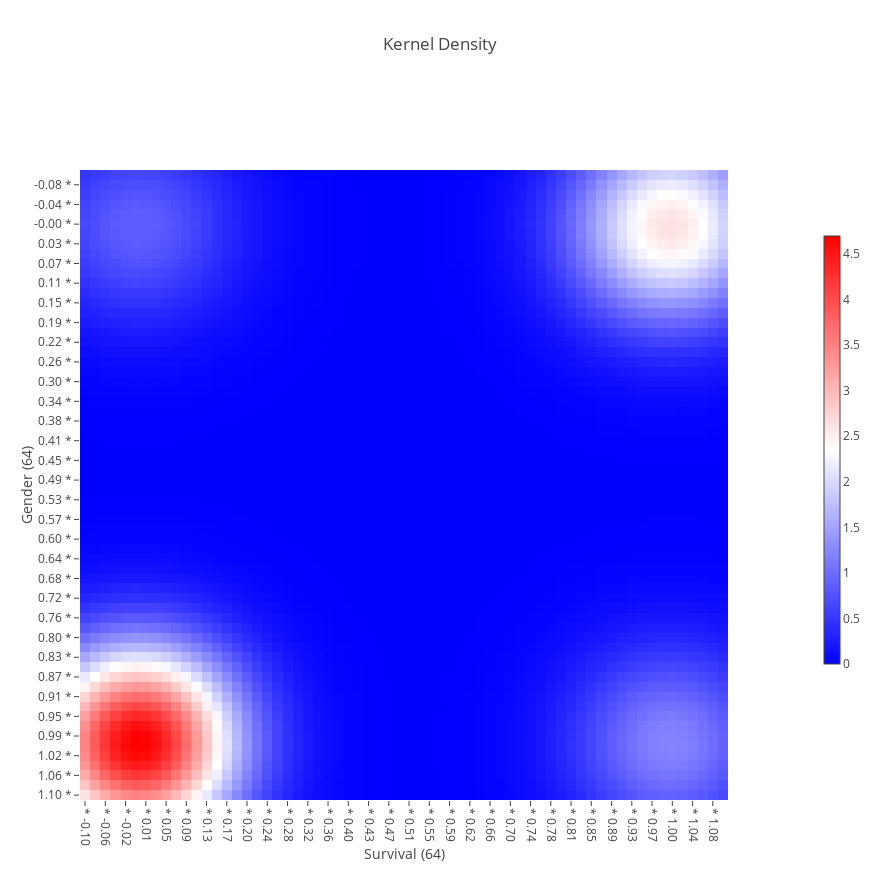
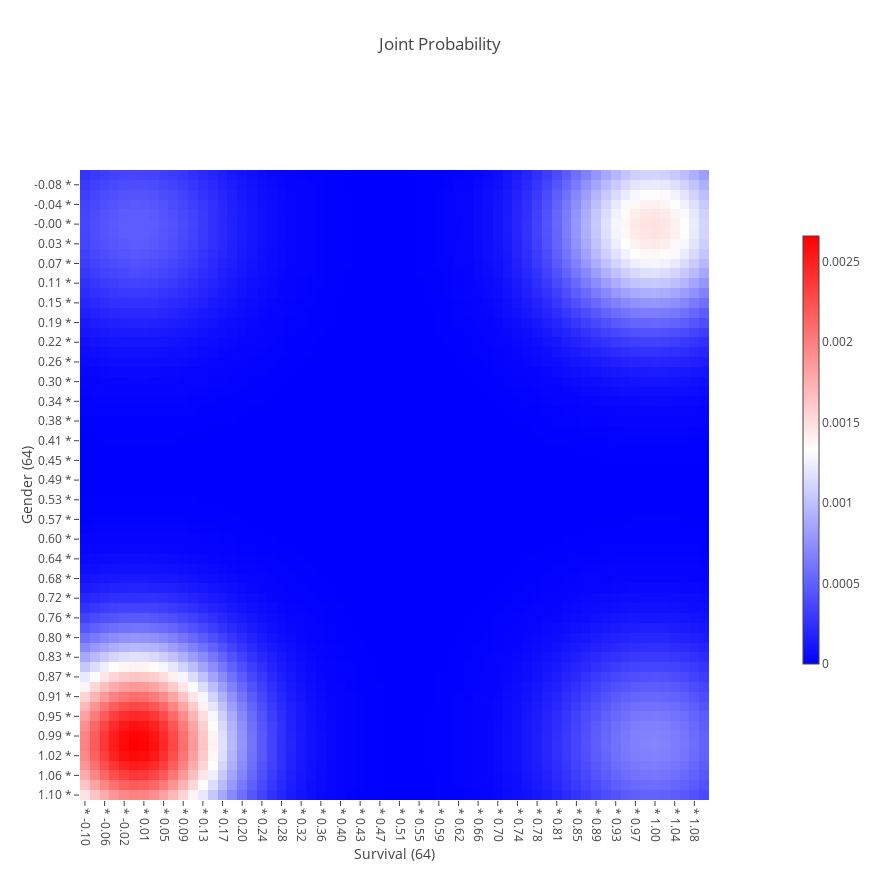
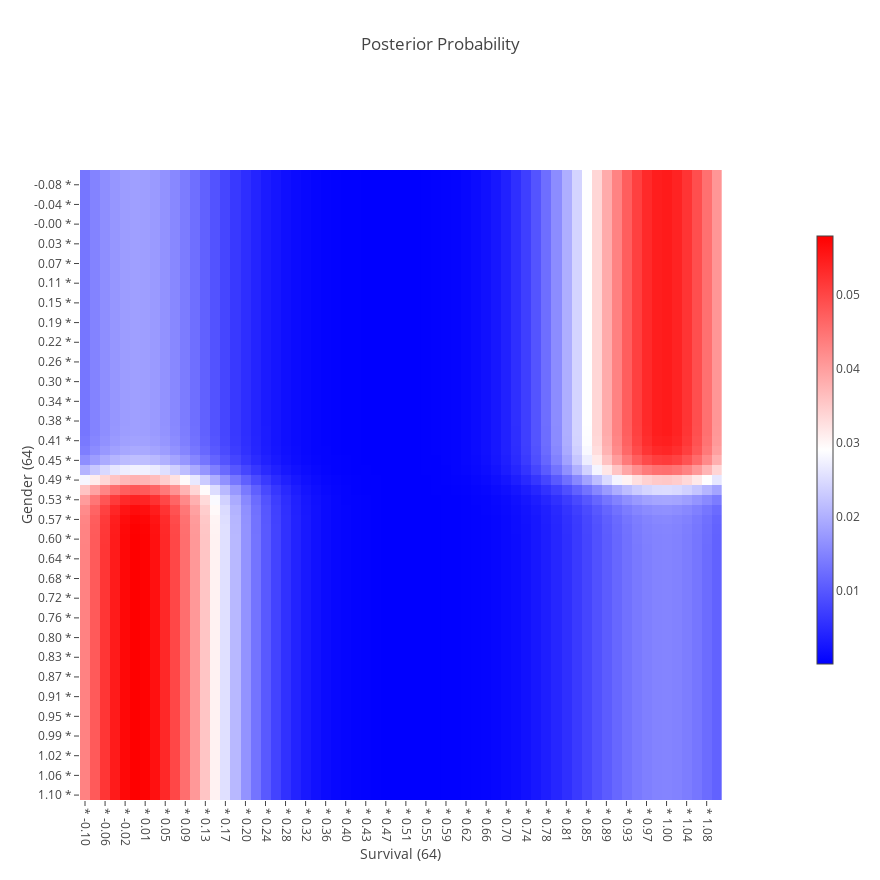
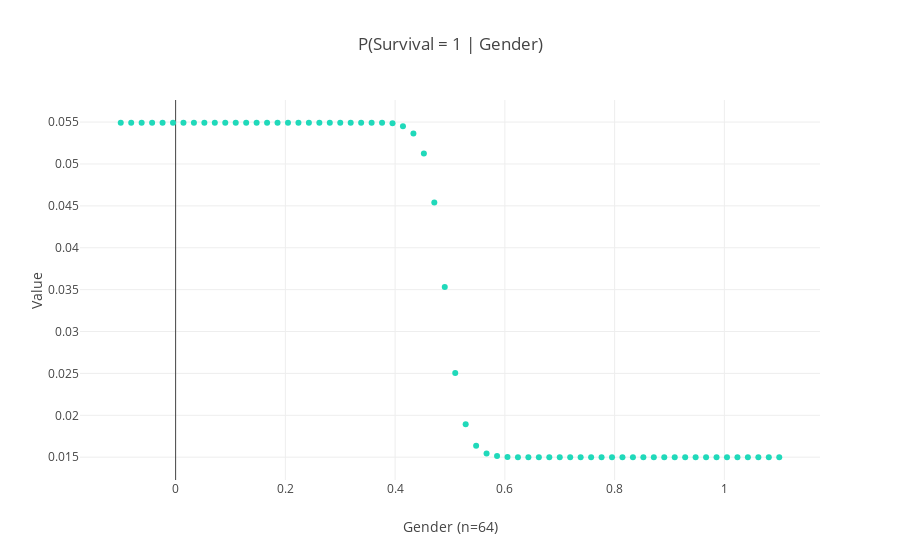

The notebook cell saved with these charts, in order:
### Code cell
observation_x_dimension = np.asarray((g, s)).T

n_dimension = observation_x_dimension.shape[1]

p_s1__g = kraft.infer(
    observation_x_dimension,
    target_dimension_value=target_dimension_value,
    dimension_fraction_grid_extensions=(fraction_grid_extension,)*n_dimension,
    dimension_n_grids=(n_grid,)*n_dimension,
    dimension_names=(g.name, s.name),
)

### Figure 1 — Plotly figure (JSON) as saved in the notebook; plotly's stock layout.template omitted (floating-point values rounded to 4 significant figures; data arrays with more than 128 entries replaced by an {"elided": "..."} marker saying what was removed)
{"data": [{"colorbar": {"len": 0.64, "thickness": 16}, "colorscale": {"elided": "256x2 mixed values"}, "type": "heatmap", "uid": "856e7af4-e885-41f4-8202-d39e1c864502", "x": ["* -0.10", "* -0.08", "* -0.06", "* -0.04", "* -0.02", "* -0.00", "* 0.01", "* 0.03", "* 0.05", "* 0.07", "* 0.09", "* 0.11", "* 0.13", "* 0.15", "* 0.17", "* 0.19", "* 0.20", "* 0.22", "* 0.24", "* 0.26", "* 0.28", "* 0.30", "* 0.32", "* 0.34", "* 0.36", "* 0.38", "* 0.40", "* 0.41", "* 0.43", "* 0.45", "* 0.47", "* 0.49", "* 0.51", "* 0.53", "* 0.55", "* 0.57", "* 0.59", "* 0.60", "* 0.62", "* 0.64", "* 0.66", "* 0.68", "* 0.70", "* 0.72", "* 0.74", "* 0.76", "* 0.78", "* 0.80", "* 0.81", "* 0.83", "* 0.85", "* 0.87", "* 0.89", "* 0.91", "* 0.93", "* 0.95", "* 0.97", "* 0.99", "* 1.00", "* 1.02", "* 1.04", "* 1.06", "* 1.08", "* 1.10"], "y": ["1.10 *", "1.08 *", "1.06 *", "1.04 *", "1.02 *", "1.00 *", "0.99 *", "0.97 *", "0.95 *", "0.93 *", "0.91 *", "0.89 *", "0.87 *", "0.85 *", "0.83 *", "0.81 *", "0.80 *", "0.78 *", "0.76 *", "0.74 *", "0.72 *", "0.70 *", "0.68 *", "0.66 *", "0.64 *", "0.62 *", "0.60 *", "0.59 *", "0.57 *", "0.55 *", "0.53 *", "0.51 *", "0.49 *", "0.47 *", "0.45 *", "0.43 *", "0.41 *", "0.40 *", "0.38 *", "0.36 *", "0.34 *", "0.32 *", "0.30 *", "0.28 *", "0.26 *", "0.24 *", "0.22 *", "0.20 *", "0.19 *", "0.17 *", "0.15 *", "0.13 *", "0.11 *", "0.09 *", "0.07 *", "0.05 *", "0.03 *", "0.01 *", "-0.00 *", "-0.02 *", "-0.04 *", "-0.06 *", "-0.08 *", "-0.10 *"], "z": {"elided": "64x64 float values"}}], "layout": {"autosize": true, "height": 880, "hovermode": "closest", "title": {"text": "Kernel Density"}, "width": 880, "xaxis": {"automargin": true, "domain": [0, 0.9], "showgrid": false, "tickangle": 90, "title": {"text": "Survival (64)"}, "zeroline": false}, "xaxis2": {"domain": [0.92, 1], "showticklabels": false, "ticks": "", "zeroline": false}, "yaxis": {"automargin": true, "domain": [0, 0.9], "showgrid": false, "tickangle": 0, "title": {"text": "Gender (64)"}, "zeroline": false}, "yaxis2": {"domain": [0.92, 1], "showticklabels": false, "ticks": "", "zeroline": false}}}

### Figure 2 — Plotly figure (JSON) as saved in the notebook; plotly's stock layout.template omitted (floating-point values rounded to 4 significant figures; data arrays with more than 128 entries replaced by an {"elided": "..."} marker saying what was removed)
{"data": [{"colorbar": {"len": 0.64, "thickness": 16}, "colorscale": {"elided": "256x2 mixed values"}, "type": "heatmap", "uid": "fba7c794-04cd-4f54-ba4b-45a93af05e5c", "x": ["* -0.10", "* -0.08", "* -0.06", "* -0.04", "* -0.02", "* -0.00", "* 0.01", "* 0.03", "* 0.05", "* 0.07", "* 0.09", "* 0.11", "* 0.13", "* 0.15", "* 0.17", "* 0.19", "* 0.20", "* 0.22", "* 0.24", "* 0.26", "* 0.28", "* 0.30", "* 0.32", "* 0.34", "* 0.36", "* 0.38", "* 0.40", "* 0.41", "* 0.43", "* 0.45", "* 0.47", "* 0.49", "* 0.51", "* 0.53", "* 0.55", "* 0.57", "* 0.59", "* 0.60", "* 0.62", "* 0.64", "* 0.66", "* 0.68", "* 0.70", "* 0.72", "* 0.74", "* 0.76", "* 0.78", "* 0.80", "* 0.81", "* 0.83", "* 0.85", "* 0.87", "* 0.89", "* 0.91", "* 0.93", "* 0.95", "* 0.97", "* 0.99", "* 1.00", "* 1.02", "* 1.04", "* 1.06", "* 1.08", "* 1.10"], "y": ["1.10 *", "1.08 *", "1.06 *", "1.04 *", "1.02 *", "1.00 *", "0.99 *", "0.97 *", "0.95 *", "0.93 *", "0.91 *", "0.89 *", "0.87 *", "0.85 *", "0.83 *", "0.81 *", "0.80 *", "0.78 *", "0.76 *", "0.74 *", "0.72 *", "0.70 *", "0.68 *", "0.66 *", "0.64 *", "0.62 *", "0.60 *", "0.59 *", "0.57 *", "0.55 *", "0.53 *", "0.51 *", "0.49 *", "0.47 *", "0.45 *", "0.43 *", "0.41 *", "0.40 *", "0.38 *", "0.36 *", "0.34 *", "0.32 *", "0.30 *", "0.28 *", "0.26 *", "0.24 *", "0.22 *", "0.20 *", "0.19 *", "0.17 *", "0.15 *", "0.13 *", "0.11 *", "0.09 *", "0.07 *", "0.05 *", "0.03 *", "0.01 *", "-0.00 *", "-0.02 *", "-0.04 *", "-0.06 *", "-0.08 *", "-0.10 *"], "z": {"elided": "64x64 float values"}}], "layout": {"autosize": true, "height": 880, "hovermode": "closest", "title": {"text": "Joint Probability"}, "width": 880, "xaxis": {"automargin": true, "domain": [0, 0.9], "showgrid": false, "tickangle": 90, "title": {"text": "Survival (64)"}, "zeroline": false}, "xaxis2": {"domain": [0.92, 1], "showticklabels": false, "ticks": "", "zeroline": false}, "yaxis": {"automargin": true, "domain": [0, 0.9], "showgrid": false, "tickangle": 0, "title": {"text": "Gender (64)"}, "zeroline": false}, "yaxis2": {"domain": [0.92, 1], "showticklabels": false, "ticks": "", "zeroline": false}}}

### Figure 3 — Plotly figure (JSON) as saved in the notebook; plotly's stock layout.template omitted (floating-point values rounded to 4 significant figures; data arrays with more than 128 entries replaced by an {"elided": "..."} marker saying what was removed)
{"data": [{"colorbar": {"len": 0.64, "thickness": 16}, "colorscale": {"elided": "256x2 mixed values"}, "type": "heatmap", "uid": "88004afe-b497-4053-a6eb-011d708b62a2", "x": ["* -0.10", "* -0.08", "* -0.06", "* -0.04", "* -0.02", "* -0.00", "* 0.01", "* 0.03", "* 0.05", "* 0.07", "* 0.09", "* 0.11", "* 0.13", "* 0.15", "* 0.17", "* 0.19", "* 0.20", "* 0.22", "* 0.24", "* 0.26", "* 0.28", "* 0.30", "* 0.32", "* 0.34", "* 0.36", "* 0.38", "* 0.40", "* 0.41", "* 0.43", "* 0.45", "* 0.47", "* 0.49", "* 0.51", "* 0.53", "* 0.55", "* 0.57", "* 0.59", "* 0.60", "* 0.62", "* 0.64", "* 0.66", "* 0.68", "* 0.70", "* 0.72", "* 0.74", "* 0.76", "* 0.78", "* 0.80", "* 0.81", "* 0.83", "* 0.85", "* 0.87", "* 0.89", "* 0.91", "* 0.93", "* 0.95", "* 0.97", "* 0.99", "* 1.00", "* 1.02", "* 1.04", "* 1.06", "* 1.08", "* 1.10"], "y": ["1.10 *", "1.08 *", "1.06 *", "1.04 *", "1.02 *", "1.00 *", "0.99 *", "0.97 *", "0.95 *", "0.93 *", "0.91 *", "0.89 *", "0.87 *", "0.85 *", "0.83 *", "0.81 *", "0.80 *", "0.78 *", "0.76 *", "0.74 *", "0.72 *", "0.70 *", "0.68 *", "0.66 *", "0.64 *", "0.62 *", "0.60 *", "0.59 *", "0.57 *", "0.55 *", "0.53 *", "0.51 *", "0.49 *", "0.47 *", "0.45 *", "0.43 *", "0.41 *", "0.40 *", "0.38 *", "0.36 *", "0.34 *", "0.32 *", "0.30 *", "0.28 *", "0.26 *", "0.24 *", "0.22 *", "0.20 *", "0.19 *", "0.17 *", "0.15 *", "0.13 *", "0.11 *", "0.09 *", "0.07 *", "0.05 *", "0.03 *", "0.01 *", "-0.00 *", "-0.02 *", "-0.04 *", "-0.06 *", "-0.08 *", "-0.10 *"], "z": {"elided": "64x64 float values"}}], "layout": {"autosize": true, "height": 880, "hovermode": "closest", "title": {"text": "Posterior Probability"}, "width": 880, "xaxis": {"automargin": true, "domain": [0, 0.9], "showgrid": false, "tickangle": 90, "title": {"text": "Survival (64)"}, "zeroline": false}, "xaxis2": {"domain": [0.92, 1], "showticklabels": false, "ticks": "", "zeroline": false}, "yaxis": {"automargin": true, "domain": [0, 0.9], "showgrid": false, "tickangle": 0, "title": {"text": "Gender (64)"}, "zeroline": false}, "yaxis2": {"domain": [0.92, 1], "showticklabels": false, "ticks": "", "zeroline": false}}}

### Figure 4 — Plotly figure (JSON) as saved in the notebook; plotly's stock layout.template omitted (floating-point values rounded to 4 significant figures)
{"data": [{"marker": {"color": "#20d9ba"}, "mode": "markers", "type": "scatter", "uid": "7ea25975-34e4-4891-ad78-4feeb30b10f3", "x": [-0.1, -0.08095, -0.0619, -0.04286, -0.02381, -0.004762, 0.01429, 0.03333, 0.05238, 0.07143, 0.09048, 0.1095, 0.1286, 0.1476, 0.1667, 0.1857, 0.2048, 0.2238, 0.2429, 0.2619, 0.281, 0.3, 0.319, 0.3381, 0.3571, 0.3762, 0.3952, 0.4143, 0.4333, 0.4524, 0.4714, 0.4905, 0.5095, 0.5286, 0.5476, 0.5667, 0.5857, 0.6048, 0.6238, 0.6429, 0.6619, 0.681, 0.7, 0.719, 0.7381, 0.7571, 0.7762, 0.7952, 0.8143, 0.8333, 0.8524, 0.8714, 0.8905, 0.9095, 0.9286, 0.9476, 0.9667, 0.9857, 1.005, 1.024, 1.043, 1.062, 1.081, 1.1], "y": [0.05492, 0.05492, 0.05492, 0.05492, 0.05492, 0.05492, 0.05492, 0.05492, 0.05492, 0.05492, 0.05492, 0.05492, 0.05492, 0.05492, 0.05492, 0.05492, 0.05492, 0.05492, 0.05492, 0.05492, 0.05492, 0.05492, 0.05492, 0.05492, 0.05492, 0.05492, 0.05487, 0.0545, 0.05365, 0.05125, 0.04541, 0.03532, 0.02504, 0.01892, 0.01636, 0.01545, 0.01514, 0.01501, 0.015, 0.015, 0.015, 0.015, 0.015, 0.015, 0.015, 0.015, 0.015, 0.015, 0.015, 0.015, 0.015, 0.015, 0.015, 0.015, 0.015, 0.015, 0.015, 0.015, 0.015, 0.015, 0.015, 0.015, 0.015, 0.015]}], "layout": {"autosize": true, "hovermode": "closest", "title": {"text": "P(Survival = 1 | Gender)"}, "xaxis": {"automargin": true, "title": {"text": "Gender (n=64)"}}, "yaxis": {"automargin": true, "title": {"text": "Value"}}}}
